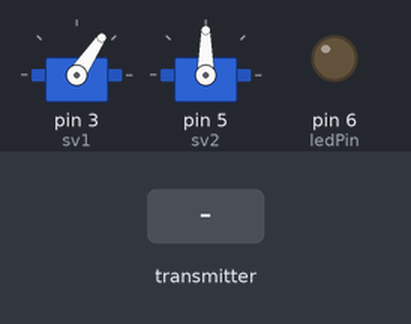
Bench run of a sketch on a simulated Arduino Uno, built with avr-gcc and run on an emulated ATmega328P. Parts: 2 × servo, output pins drawn as LEDs (lit = HIGH). The test bench sets the inputs (shaded band). No radio packets arrive unless stated; what the sketch prints to the serial monitor is not drawn.

Above: at 1.2 s.
1.3 s: the transmitter starts sending parity = 0
At 1.73 s:
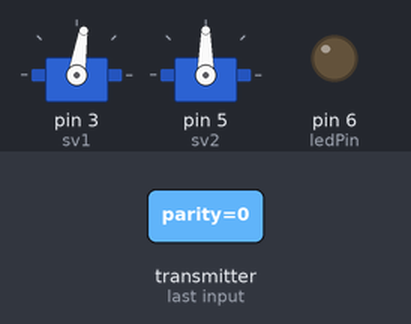
4.3 s: the transmitter starts sending counter = 256
At 4.62 s:
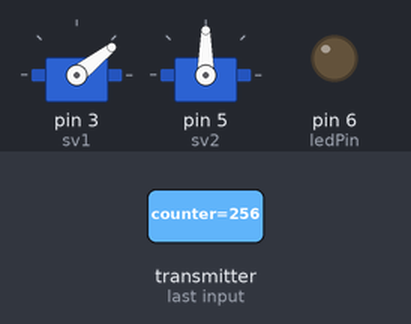
Timing chart, 0 to 13.3 s (numbered marks = the images above; inputs shaded):
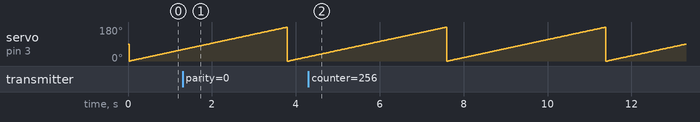

The sketch:

yeahRX.ino
```cpp
#include <Arduino.h>
#include <SPI.h>
#include <nRF24L01.h>
#include <RF24.h>
#include <Servo.h>
// Cấu hình RF24
RF24 radio(9, 10);  // CE, CSN
const uint64_t pipe1 = 0xF0F0F0F0A2;  // Địa chỉ pipe1 (từ TX trực tiếp)
const uint64_t pipe2 = 0xF0F0F0F0A3;  // Địa chỉ pipe2 (từ Repeater)
//servo
Servo sv1;
Servo sv2;
Servo sv3;
// Điều khiển LED và Servo
int ledPin = 6;      // LED trạng thái

// Biến kiểm tra trùng lặp gói tin
uint16_t lastCounter = 0;
uint8_t lastParity = 0;

// Cấu trúc gói tin
struct Payload {
  uint8_t parity;        // Bit kiểm tra Parity
  uint16_t counter;   // Bộ đếm gói tin
  byte data;
};
Payload payload;

bool isValidPacket(Payload& payload);
void updateLastPacket(Payload& payload);
unsigned int sv1_d = 0;
unsigned int sv2_d = 0;
void setup() {
  Serial.begin(9600);
  sv1.attach(3);
  sv2.attach(5);
  // Khởi tạo RF24
  if (!radio.begin()) {
    Serial.println("Module không khởi động được...!!");
    while (1) {}
  }

  // Mở cả hai pipe để lắng nghe
  radio.openReadingPipe(1, pipe1);//1034834473121ULL
  radio.openReadingPipe(2, pipe2);//1034834473122ULL
  radio.setPALevel(RF24_PA_MAX);
  radio.setChannel(80);
  radio.setDataRate(RF24_250KBPS);
  radio.startListening();  // Bắt đầu lắng nghe

  // Khởi tạo LED và Servo
  pinMode(ledPin, OUTPUT);


  Serial.println("Receiver đang chờ dữ liệu từ cả pipe1 và pipe2...");
}

void loop() {
  delay(20);
  if(sv1_d < 180) {
    sv1.write(sv1_d++);
  }
  else {
    sv1_d = 0;
    sv1.write(sv1_d);
  }
  if(sv2_d < 180) {
    sv1.write(sv2_d++);
  }
  else {
    sv2_d = 0;
    sv1.write(sv2_d);
  }
  uint8_t pipeNo;
  if (radio.available(&pipeNo)) { // Lấy thông tin pipe

    radio.read(&payload, sizeof(payload));  // Đọc dữ liệu từ RF

    if (isValidPacket(payload)) {
      updateLastPacket(payload);
      // Xử lý gói tin theo pipe
      if (pipeNo == 2) {
        Serial.println("Dữ liệu từ Pipe 2 (Repeater)");
      } else if (pipeNo == 1) {
        Serial.println("Dữ liệu từ Pipe 1 (TX trực tiếp)");
      }
      // Điều khiển LED
      if (payload.data != 0) {
        digitalWrite(ledPin, HIGH);  // Bật LED
      } else {
        digitalWrite(ledPin, LOW);   // Tắt LED
      }
    } else {
      Serial.println("Gói tin bị trùng lặp, bỏ qua...");
    }
  }
}

// Hàm kiểm tra tính hợp lệ của gói tin
bool isValidPacket(Payload& payload) {
  return ((payload.counter > lastCounter && payload.parity == lastParity) ||
          (payload.counter < lastCounter && payload.parity != lastParity));
}

// Cập nhật giá trị Parity và Counter sau mỗi gói tin hợp lệ
void updateLastPacket(Payload& payload) {
  lastCounter = payload.counter;
  lastParity = payload.parity;
}
```

Measured:
- by itself, servo on pin 3 (sv1): ramps from 0° to 179° and jumps back, once every 3.8 s
